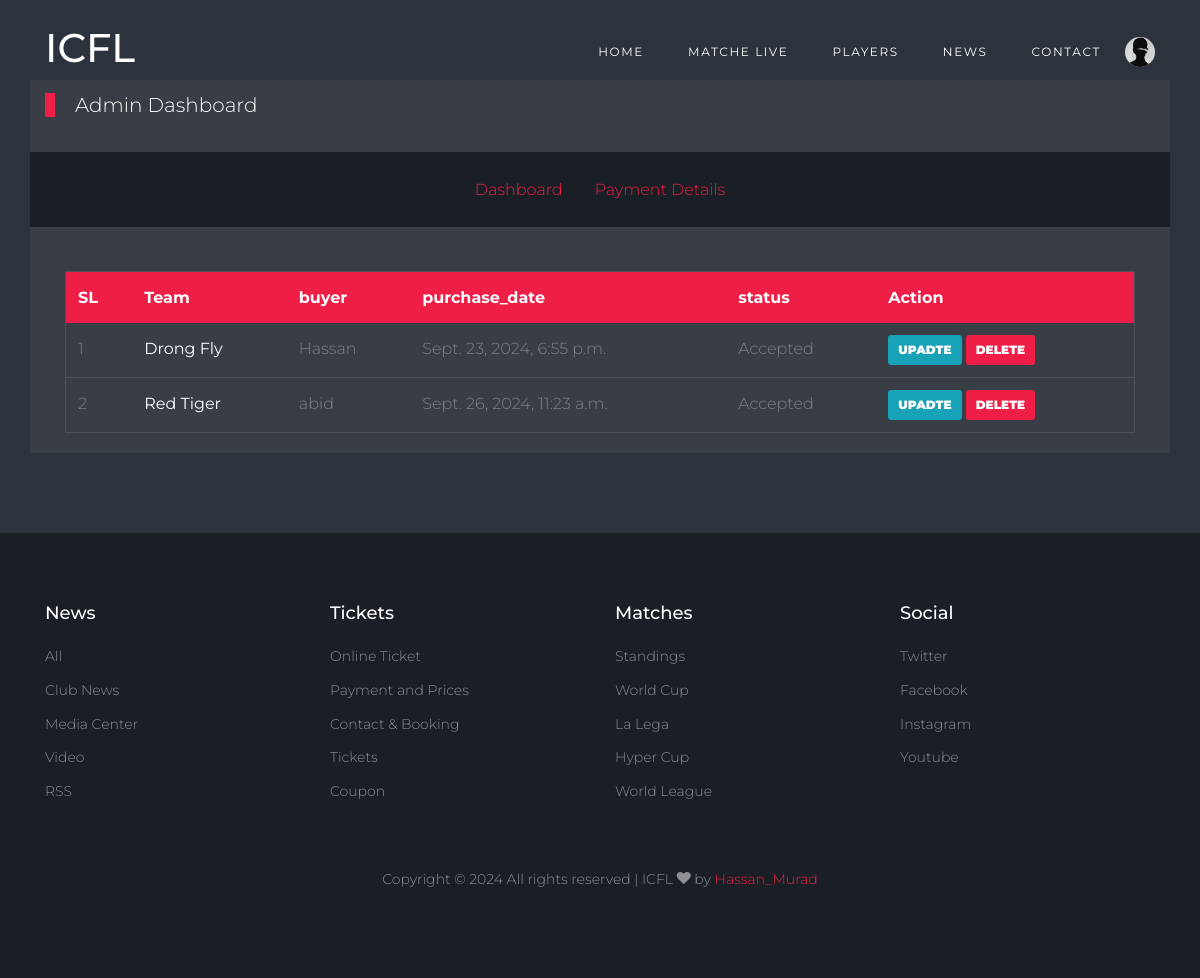
Page /league/team-purchase/ (signed in) on the committed database.
### Login/models.py (models this page shows)
class Profile(models.Model):
    user = models.OneToOneField(User,on_delete=models.CASCADE, related_name="users")
    pro_pic = models.ImageField(upload_to='profile_pics')

### FootBall/models.py (models this page shows)
class TeamPurchase(models.Model):
    teamname= models.ForeignKey(Team, on_delete=models.CASCADE, related_name='buy_team')
    buyer = models.ForeignKey(User, on_delete=models.CASCADE, related_name='user')
    purchase_date = models.DateTimeField(auto_now_add=True)
    status = models.CharField(choices=TEAM_STATUS, max_length=255, default='Panding')

class Team(models.Model):
    team_name = models.CharField(max_length=30, verbose_name="team name")
    team_logo = models.ImageField(upload_to="team_logo", verbose_name="Team Logo")
    coach_name = models.CharField(max_length=20, verbose_name="Coach Name")
    batch_name = models.CharField(choices=BATCH_CHOICES, max_length=20)
    phone = models.CharField(max_length=20, verbose_name="Phone Number")
    email = models.EmailField(max_length=50, verbose_name="Team Email")
    price = models.DecimalField(max_digits=10, decimal_places=2)
    def __str__(self):
        return str(self.team_name)

### FootBall/views.py (the view)
# urls.py: path('team-purchase/', views.teampurchase, name='team_purchase'),
@login_required
def teampurchase(request):
    team_purchase = TeamPurchase.objects.all()
    context = {
        'team_purchase':team_purchase
    }
    return render(request, 'FootBall/team_purchase.html', context)

### templates/FootBall/team_purchase.html (shortened to what this page needs)
{% extends 'bases.html' %}
{% load static %}
{% load custom_tags %}
{% block main-content %}
<div class="site-section bg-light">
    <div class="container bg-light ">
        <div class="row">
            <div class="col-12 title-section mt-2">
                <a href="{% url 'FootBall:admin_dash' %}" class="heading">Admin Dashboard</a>
            </div>
            <div class="navbar col-md-12  d-flex justify-content-center mb-4 bg-dark ">
                <a href="{% url 'FootBall:admin_dash' %}" class="m-3 "> <span>Dashboard</span> </a>
                <a href="{% url 'FootBall:payment_details' %}" class="m-3 "> <span>Payment Details</span> </a>
            </div>
            <div class="container-fluid ">
                <div class="row clearfix">
                    <div class="col-lg-12  ">
                        <div class="">
                            <div class="card-body">
                                <div class="widget-next-match">
                                    <table class="table custom-table">
                                        <thead>
                                            <tr>
                                                <th>SL</th>
                                                <th>Team</th>
                                                <th>buyer</th>
                                                <th>purchase_date</th>
                                                <th>status</th>
                                                <th>Action</th>
                                            </tr>
                                        </thead>
                                        <tbody>
                                            {% for team in team_purchase %}
                                            <tr>
                                                <td>{{ forloop.counter }}</td>
                                                <td><strong class="text-white">{{ team.teamname }}</strong></td>
                                                <td>{{ team.buyer }}</td>
                                                <td>{{ team.purchase_date }}</td>
                                                <td>{{ team.status }}</td>
                                                <td>
                                                    <a href="{% url 'FootBall:update_team_purchase' pk=team.pk %}" class="btn btn-info btn-sm">Upadte</a>
                                                    <a href="{% url 'FootBall:delete_team_purchase' del_id=team.id %}"  class="btn btn-primary btn-sm ">Delete </a>
                                                </td>
                                            </tr>
                                            {% endfor %}
                                        </tbody>
                                    </table>
                                </div>
                            </div>
                        </div>
                    </div>
                </div>
            </div>
        </div>
    </div>
</div>
{% endblock main-content %}

### templates/bases.html (shortened to what this page needs)
<!DOCTYPE html>
{% load static %}
<html lang="en">
<head>
  <link rel="stylesheet" href="{% static 'fonts/icomoon/style.css' %}">
  <link rel="stylesheet" href="{% static 'css/bootstrap/bootstrap.css' %}">
  <link rel="stylesheet" href="{% static 'css/jquery-ui.css' %}">
  <link rel="stylesheet" href="{% static 'css/owl.carousel.min.css' %}">
  <link rel="stylesheet" href="{% static 'css/owl.theme.default.min.css' %}">
  <link rel="stylesheet" href="{% static 'css/owl.theme.default.min.css' %}">
  <link rel="stylesheet" href="{% static 'css/jquery.fancybox.min.css' %}">
  <link rel="stylesheet" href="{% static 'css/bootstrap-datepicker.css' %}">
  <link rel="stylesheet" href="{% static 'fonts/flaticon/font/flaticon.css' %}">
  <link rel="stylesheet" href="{% static 'css/aos.css' %}">
  <link rel="stylesheet" href="{% static 'css/style.css' %} ">
  <link rel="stylesheet" href="{% static 'css/mystyle.css' %} ">
<link href="https://cdn.jsdelivr.net/gh/gitbrent/bootstrap4-toggle@3.6.1/css/bootstrap4-toggle.min.css" rel="stylesheet">
</head>
<body>
  <div class="site-wrap">
    <header class="site-navbar py-4" role="banner">
      <div class="container">
        <div class="d-flex align-items-center">
          <div class="site-logo">
            <a href="{% url 'FootBall:home' %}">
              <h1>ICFL</h1>
            </a>
          </div>
          <div class="ml-auto">
            <nav class="site-navigation position-relative text-right" role="navigation">
              <ul class=" navbar-nav site-menu main-menu js-clone-nav mr-auto d-none d-lg-block">
                <li class="nav-item"><a href="{% url 'FootBall:home' %}" class="nav-link">Home</a></li>
                <li class="nav-item"><a href="{% url 'FootBall:live_matches'  %}" class="nav-link">Matche Live</a></li>
                <li class="nav-item"><a href="{% url 'FootBall:players' %}" class="nav-link">Players</a></li>
                <li class="nav-item"><a href="{% url 'FootBall:blogs' %}" class="nav-link">News</a></li>
                <li class="nav-item"><a href="{% url 'FootBall:contact' %}" class="nav-link">Contact</a></li>
                  <li class="dropdowns">
                    {% if user.users %}
                   <img src="/media/{{user.users.pro_pic}}" class="rounded-circle"  height="30px" width="30px"> </a>
                    {% else %}
                     <img src="{% static 'Images/logo.2.png' %}"class="rounded-circle" height="30px" width="30px"> </a>
                    {% endif %}
                  </div>
          </div>
        </div>
      </div>
    {% block main-content %}
   {% endblock main-content %}
    <footer class="footer-section">
      <div class="container">
        <div class="row">
          <div class="col-lg-3">
            <div class="widget mb-3">
              <h3>News</h3>
              <ul class="list-unstyled links">
                <li><a href="#">All</a></li>
                <li><a href="#">Club News</a></li>
                <li><a href="#">Media Center</a></li>
                <li><a href="#">Video</a></li>
                <li><a href="#">RSS</a></li>
              </ul>
            </div>
          </div>
          <div class="col-lg-3">
            <div class="widget mb-3">
              <h3>Tickets</h3>
              <ul class="list-unstyled links">
                <li><a href="#">Online Ticket</a></li>
                <li><a href="#">Payment and Prices</a></li>
                <li><a href="#">Contact &amp; Booking</a></li>
                <li><a href="#">Tickets</a></li>
                <li><a href="#">Coupon</a></li>
              </ul>
            </div>
          </div>
          <div class="col-lg-3">
            <div class="widget mb-3">
              <h3>Matches</h3>
              <ul class="list-unstyled links">
                <li><a href="#">Standings</a></li>
                <li><a href="#">World Cup</a></li>
                <li><a href="#">La Lega</a></li>
                <li><a href="#">Hyper Cup</a></li>
                <li><a href="#">World League</a></li>
              </ul>
            </div>
          </div>
          <div class="col-lg-3">
            <div class="widget mb-3">
              <h3>Social</h3>
              <ul class="list-unstyled links">
                <li><a href="#">Twitter</a></li>
                <li><a href="#">Facebook</a></li>
                <li><a href="#">Instagram</a></li>
                <li><a href="#">Youtube</a></li>
              </ul>
            </div>
          </div>
        </div>
        <div class="row text-center">
          <div class="col-md-12">
            <div class=" pt-5">
              <p>
                Copyright &copy;
                 All rights reserved | ICFL  <i class="icon-heart"
                  aria-hidden="true"></i> by <a href="" class="" target="_blank">Hassan_Murad</a>
              </p>
            </div>
          </div>
        </div>
      </div>
    </footer>
</body>
</html>

### static/css/style.css (style rules this page uses)
body { line-height: 1.7; color: gray; font-weight: 300; background-color: #222831; font-size: 16px; }
a { -webkit-transition: .3s all ease; -o-transition: .3s all ease; transition: .3s all ease; }
h1, h2, h3, h4, h5, .h1, .h2, .h3, .h4, .h5 { font-family: "Montserrat", -apple-system, BlinkMacSystemFont, "Segoe UI", Roboto, "Helvetica Neue", Arial, sans-serif, "Apple Color Emoji", "Segoe UI Emoji", "Segoe UI Symbol", "Noto Color Emoji"; color: #fff; }
.site-wrap:before { display: none; -webkit-transition: .3s all ease-in-out; -o-transition: .3s all ease-in-out; transition: .3s all ease-in-out; background: rgba(0, 0, 0, 0.6); content: ""; position: absolute; z-index: 2000; top: 0; left: 0; right: 0; bottom: 0; opacity: 0; visibility: hidden; }
.btn { text-transform: uppercase; font-size: 12px; font-weight: 900; border-width: 2px; }
.site-section { padding: 2.5em 0; }
@media (min-width: 768px) { .site-section { padding: 5em 0; } }
.site-logo { position: relative; font-weight: 900; font-size: 1.3rem; }
.site-logo a { color: #fff; }
.site-navbar { margin-bottom: 0px; z-index: 1999; position: absolute; width: 100%; }
.site-navbar .site-navigation .site-menu { margin-bottom: 0; }
.site-navbar .site-navigation .site-menu a { text-decoration: none !important; display: inline-block; }
.site-navbar .site-navigation .site-menu > li { display: inline-block; }
.site-navbar .site-navigation .site-menu > li > a { padding: 5px 20px; color: #fff; font-size: 12px; letter-spacing: .1rem; text-transform: uppercase; font-weight: 400; display: inline-block; text-decoration: none !important; }
.site-mobile-menu .site-nav-wrap { padding: 0; margin: 0; list-style: none; position: relative; }
.site-mobile-menu .site-nav-wrap a { padding: 10px 20px; display: block; position: relative; color: #212529; }
.site-mobile-menu .site-nav-wrap li { position: relative; display: block; }
.site-mobile-menu .site-nav-wrap > li { display: block; position: relative; float: left; width: 100%; }
.site-mobile-menu .site-nav-wrap > li > a { padding-left: 20px; font-size: 20px; }
.widget-next-match { border: 1px solid rgba(255, 255, 255, 0.1); }
.title-section { margin-bottom: 30px; }
.title-section .heading { color: #fff; font-size: 20px; position: relative; padding-left: 30px; }
.title-section .heading:before { position: absolute; content: ""; width: 10px; top: 0; left: 0; bottom: 0; background: #ee1e46; }
.custom-table { margin-bottom: 0; }
.custom-table thead tr th { background: #ee1e46; color: #fff; border: none; }
.custom-table tbody tr td { border: none; border-bottom: 1px solid rgba(255, 255, 255, 0.1); }
.custom-table tbody tr td strong { font-weight: 400; }
.custom-table tbody tr:last-child td { border: none; }
.footer-section { padding: 70px 0; font-size: 14px; color: rgba(255, 255, 255, 0.5); background: #1a1e25; }
.footer-section .widget h3 { color: #fff; font-size: 18px; margin-bottom: 20px; }
.footer-section .widget .links li { margin-bottom: 10px; }
.footer-section .widget .links li a { color: rgba(255, 255, 255, 0.5); }
.bg-light { background: rgba(255, 255, 255, 0.05) !important; }
.bg-dark { background: #1a1e25 !important; }

### static/css/mystyle.css (style rules this page uses)
.dropdowns { display:block; justify-content: center; cursor: pointer; }

### rows in the picture
TeamPurchase: teamname "Drong Fly", buyer "Hassan", purchase_date "Sept. 23, 2024, 6:55 p.m.", status "Accepted"
TeamPurchase: teamname "Red Tiger", buyer "abid", purchase_date "Sept. 26, 2024, 11:23 a.m.", status "Accepted"
